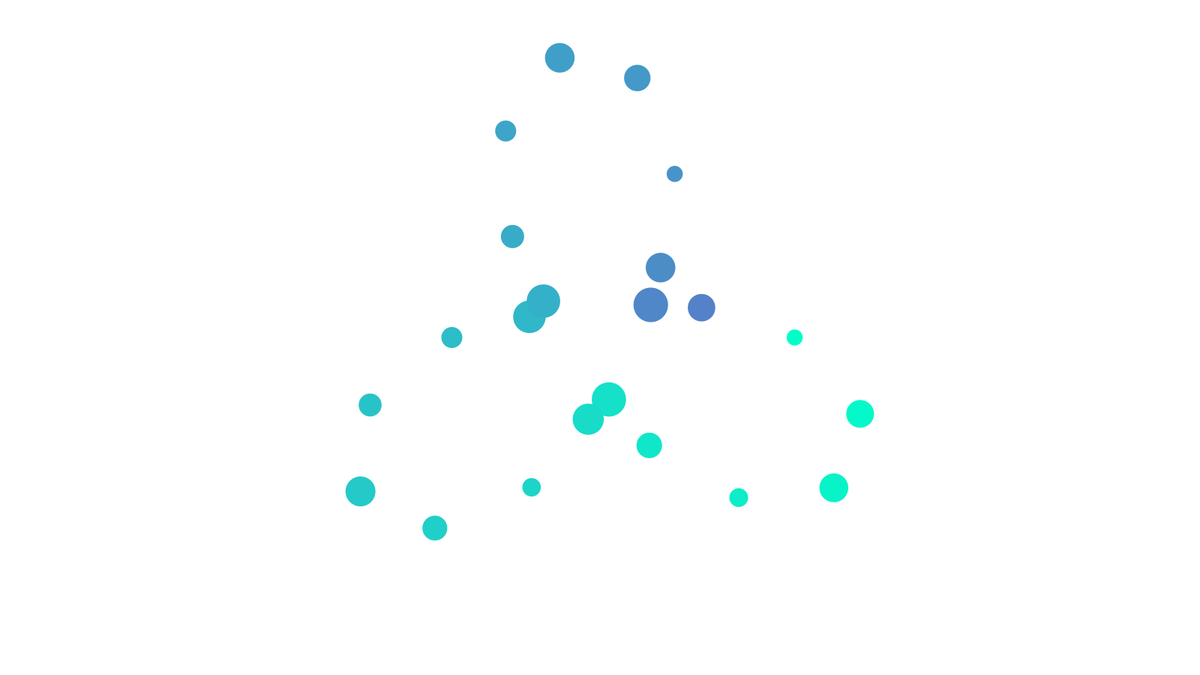
Frame 1 (no input)
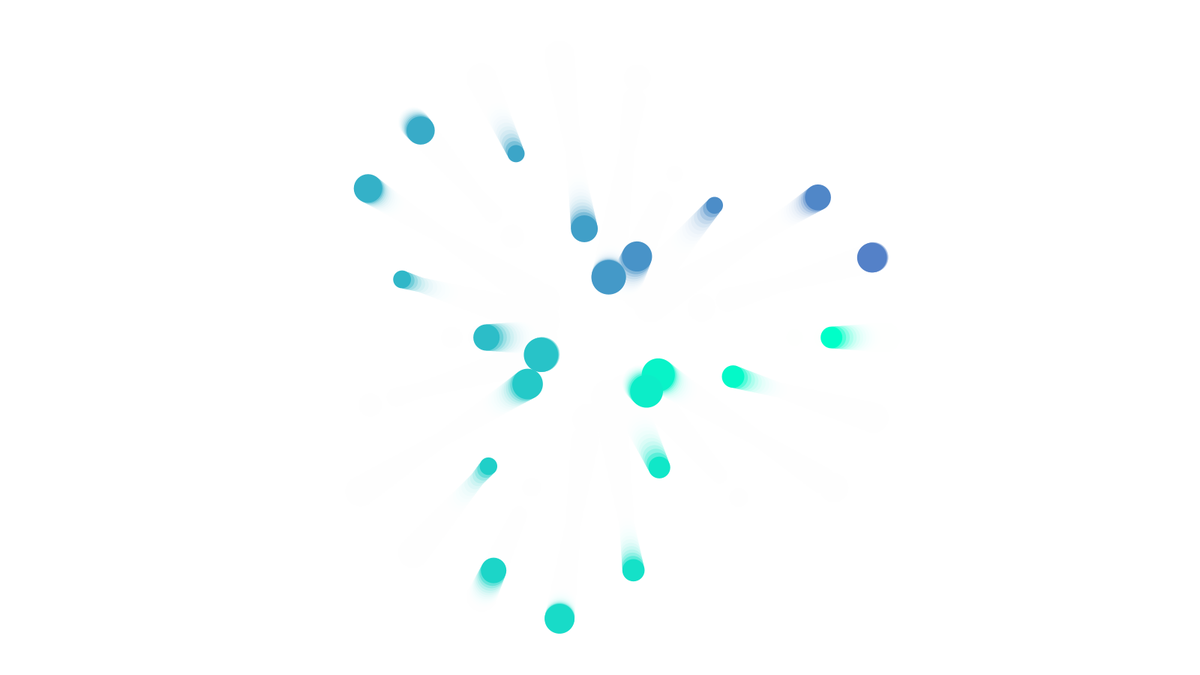
Frame 60 (the mouse pressed at the canvas centre just before this capture)
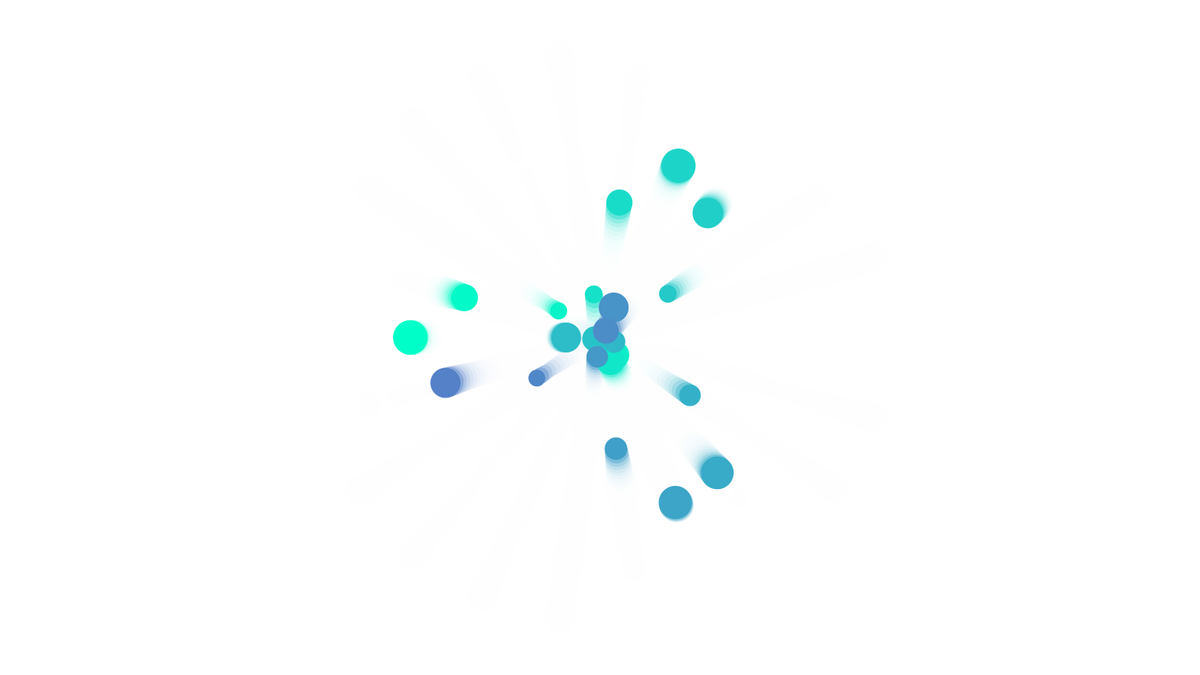
Frame 120 (the mouse held since frame 60 and released just before this capture)

The Processing sketch that drew these frames (run headless with seeded random() and noise(); from frame 60 on, the mouse is pressed at the canvas centre):

// Processing sketch: sketch_20190930
// ── sketch_20190930.pde
//The sin wave movment of balls.
float circleRadius = 250;
float circleCenterX;
float circleCenterY;
int innerCircleNums = 22;
int circleNums = 60;
float targetR = 250;

void setup(){
  size(1600,900);
  background(255);
}

void draw(){
  noStroke();
  fill(255,80);
  rect(0,0,width,height);
  
  //  beginShape();
  //for(int i = 0;i < circleNums; i ++)
  //{
  //  float angle = 2* PI / circleNums * i;
  //  //+ millis()/180.0f * PI / 50 ;
  //  float sinValue = sin(millis()/180.0f * PI / 8 + angle * 3);
  //  float rPlus = sinValue * 150 -20;
  //  circleCenterX = width/2 + cos(angle) * (circleRadius + rPlus + 300);
  //  circleCenterY = height/2 + sin(angle) * (circleRadius + rPlus + 300);
  //  fill(255/circleNums * i, 255 - 150/circleNums * i,200 ,255);
  //  noStroke();
    
  //  fill(90,90,90,40);
  //  vertex(circleCenterX,circleCenterY);
  //}
  //endShape();
  
  
  //beginShape();
  //for(int i = 0;i < circleNums; i ++)
  //{
  //  float angle = 2* PI / circleNums * i;
  //  //+ millis()/180.0f * PI / 50 ;
  //  float sinValue = sin(millis()/180.0f * PI / 8 + angle * 3 + PI/2);
  //  float rPlus = sinValue * 150 -20;
  //  circleCenterX = width/2 + cos(angle) * (circleRadius + rPlus + 200);
  //  circleCenterY = height/2 + sin(angle) * (circleRadius + rPlus + 200);
  //  fill(255/circleNums * i, 255 - 150/circleNums * i,200 ,255);
  //  noStroke();
    
  //  fill(90,90,90,40);
  //  vertex(circleCenterX,circleCenterY);
  //}
  //endShape();
  
  //circleRadius = lerp(circleRadius,250.0f * (mouseX-width/2)/width*8,0.01);
  circleRadius = lerp(circleRadius,targetR,0.05);
  //circleRadius = 250.0f * sin(millis()/180.0f * PI / 8);
  if(circleRadius > 0) fill(255,255,0,200);
  else fill(255,0,255,200);
  noStroke();
  //circle(width/2,height/2,circleRadius*4);
  //
  for(int i = 0;i < innerCircleNums; i ++){
    float angle = 2* PI / innerCircleNums * i;
    //+ millis()/180.0f * PI / 50 ;
    float sinValue = sin(millis()/180.0f * PI / 8 + angle * 3);
    float rPlus = sinValue * 150 -20;
    circleCenterX = width/2 + cos(angle) * (circleRadius + rPlus);
    circleCenterY = height/2 + sin(angle) * (circleRadius + rPlus);
    fill(255/circleNums * i, 255 - 150/innerCircleNums * i,200 ,255);
    noStroke();
    circle(circleCenterX,circleCenterY,abs(20*rPlus/130)+20);
    
    fill(250,220,150,255);
  }
  
}

void mousePressed(){
  if(targetR >= 250) targetR = -100;
  else targetR = 300;
}
